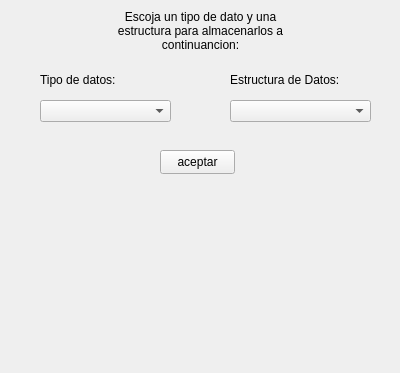
<?xml version="1.0" encoding="UTF-8"?>
<ui version="4.0">
 <class>Form</class>
 <widget class="QWidget" name="Form">
  <property name="geometry">
   <rect>
    <x>0</x>
    <y>0</y>
    <width>400</width>
    <height>373</height>
   </rect>
  </property>
  <property name="windowTitle">
   <string>Form</string>
  </property>
  <widget class="QLabel" name="label_titulo">
   <property name="geometry">
    <rect>
     <x>110</x>
     <y>0</y>
     <width>181</width>
     <height>61</height>
    </rect>
   </property>
   <property name="acceptDrops">
    <bool>false</bool>
   </property>
   <property name="autoFillBackground">
    <bool>false</bool>
   </property>
   <property name="text">
    <string>Escoja un tipo de dato y una estructura para almacenarlos a continuancion:</string>
   </property>
   <property name="scaledContents">
    <bool>false</bool>
   </property>
   <property name="alignment">
    <set>Qt::AlignCenter</set>
   </property>
   <property name="wordWrap">
    <bool>true</bool>
   </property>
   <property name="openExternalLinks">
    <bool>false</bool>
   </property>
  </widget>
  <widget class="QLabel" name="label_texto1">
   <property name="geometry">
    <rect>
     <x>40</x>
     <y>70</y>
     <width>81</width>
     <height>20</height>
    </rect>
   </property>
   <property name="text">
    <string>Tipo de datos:</string>
   </property>
  </widget>
  <widget class="QComboBox" name="box_texto2">
   <property name="geometry">
    <rect>
     <x>230</x>
     <y>100</y>
     <width>141</width>
     <height>22</height>
    </rect>
   </property>
  </widget>
  <widget class="QLabel" name="label_texto2">
   <property name="geometry">
    <rect>
     <x>230</x>
     <y>70</y>
     <width>111</width>
     <height>20</height>
    </rect>
   </property>
   <property name="text">
    <string>Estructura de Datos:</string>
   </property>
  </widget>
  <widget class="QComboBox" name="box_texto1">
   <property name="geometry">
    <rect>
     <x>40</x>
     <y>100</y>
     <width>131</width>
     <height>22</height>
    </rect>
   </property>
  </widget>
  <widget class="QPushButton" name="boton_aceptar">
   <property name="geometry">
    <rect>
     <x>160</x>
     <y>150</y>
     <width>75</width>
     <height>24</height>
    </rect>
   </property>
   <property name="text">
    <string>aceptar</string>
   </property>
  </widget>
 </widget>
 <resources/>
 <connections/>
</ui>
